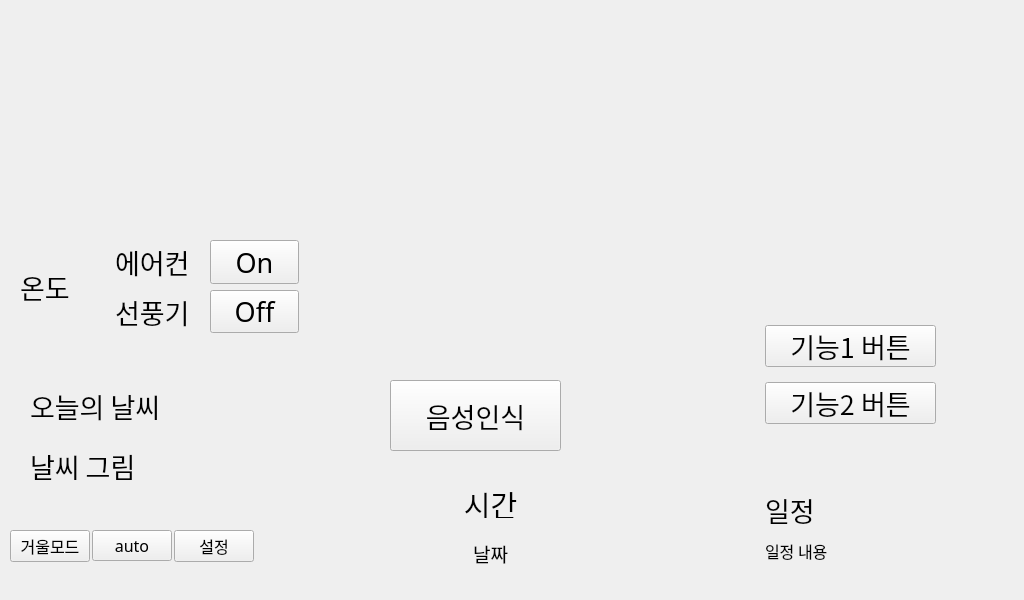
<?xml version="1.0" encoding="UTF-8"?>
<ui version="4.0">
 <class>UI</class>
 <widget class="QWidget" name="UI">
  <property name="geometry">
   <rect>
    <x>0</x>
    <y>0</y>
    <width>1024</width>
    <height>600</height>
   </rect>
  </property>
  <property name="cursor">
   <cursorShape>ArrowCursor</cursorShape>
  </property>
  <property name="windowTitle">
   <string>UI</string>
  </property>
  <widget class="QLabel" name="label_4">
   <property name="geometry">
    <rect>
     <x>30</x>
     <y>380</y>
     <width>181</width>
     <height>51</height>
    </rect>
   </property>
   <property name="font">
    <font>
     <family>HY헤드라인M</family>
     <pointsize>20</pointsize>
    </font>
   </property>
   <property name="text">
    <string>오늘의 날씨</string>
   </property>
  </widget>
  <widget class="QLabel" name="label_5">
   <property name="geometry">
    <rect>
     <x>30</x>
     <y>440</y>
     <width>181</width>
     <height>51</height>
    </rect>
   </property>
   <property name="font">
    <font>
     <family>HY헤드라인M</family>
     <pointsize>20</pointsize>
    </font>
   </property>
   <property name="text">
    <string>날씨 그림</string>
   </property>
  </widget>
  <widget class="QPushButton" name="pushButton_3">
   <property name="geometry">
    <rect>
     <x>390</x>
     <y>380</y>
     <width>171</width>
     <height>71</height>
    </rect>
   </property>
   <property name="font">
    <font>
     <family>HY헤드라인M</family>
     <pointsize>20</pointsize>
    </font>
   </property>
   <property name="text">
    <string>음성인식</string>
   </property>
  </widget>
  <widget class="QWidget" name="layoutWidget">
   <property name="geometry">
    <rect>
     <x>10</x>
     <y>530</y>
     <width>308</width>
     <height>44</height>
    </rect>
   </property>
   <layout class="QHBoxLayout" name="horizontalLayout">
    <property name="spacing">
     <number>2</number>
    </property>
    <property name="sizeConstraint">
     <enum>QLayout::SetFixedSize</enum>
    </property>
    <item>
     <widget class="QPushButton" name="MirrorButton1">
      <property name="font">
       <font>
        <family>HY헤드라인M</family>
        <pointsize>12</pointsize>
       </font>
      </property>
      <property name="text">
       <string>거울모드</string>
      </property>
     </widget>
    </item>
    <item>
     <widget class="QPushButton" name="pushButton_8">
      <property name="font">
       <font>
        <family>HY헤드라인M</family>
        <pointsize>12</pointsize>
       </font>
      </property>
      <property name="text">
       <string>auto</string>
      </property>
     </widget>
    </item>
    <item>
     <widget class="QPushButton" name="pushButton_9">
      <property name="font">
       <font>
        <family>HY헤드라인M</family>
        <pointsize>12</pointsize>
       </font>
      </property>
      <property name="text">
       <string>설정</string>
      </property>
     </widget>
    </item>
   </layout>
  </widget>
  <widget class="QWidget" name="layoutWidget">
   <property name="geometry">
    <rect>
     <x>20</x>
     <y>240</y>
     <width>279</width>
     <height>93</height>
    </rect>
   </property>
   <layout class="QGridLayout" name="gridLayout">
    <item row="0" column="0" rowspan="2">
     <widget class="QLabel" name="ULtemperature">
      <property name="font">
       <font>
        <family>HY헤드라인M</family>
        <pointsize>20</pointsize>
       </font>
      </property>
      <property name="text">
       <string>온도</string>
      </property>
     </widget>
    </item>
    <item row="0" column="1">
     <widget class="QLabel" name="label_2">
      <property name="font">
       <font>
        <family>HY헤드라인M</family>
        <pointsize>20</pointsize>
       </font>
      </property>
      <property name="text">
       <string>에어컨</string>
      </property>
     </widget>
    </item>
    <item row="0" column="2">
     <widget class="QPushButton" name="AirButton">
      <property name="font">
       <font>
        <family>HY헤드라인M</family>
        <pointsize>20</pointsize>
       </font>
      </property>
      <property name="text">
       <string>On</string>
      </property>
     </widget>
    </item>
    <item row="1" column="1">
     <widget class="QLabel" name="label_3">
      <property name="font">
       <font>
        <family>HY헤드라인M</family>
        <pointsize>20</pointsize>
       </font>
      </property>
      <property name="text">
       <string>선풍기</string>
      </property>
     </widget>
    </item>
    <item row="1" column="2">
     <widget class="QPushButton" name="FanButton">
      <property name="font">
       <font>
        <family>HY헤드라인M</family>
        <pointsize>20</pointsize>
       </font>
      </property>
      <property name="text">
       <string>Off</string>
      </property>
     </widget>
    </item>
   </layout>
  </widget>
  <widget class="QWidget" name="layoutWidget">
   <property name="geometry">
    <rect>
     <x>760</x>
     <y>490</y>
     <width>231</width>
     <height>78</height>
    </rect>
   </property>
   <layout class="QVBoxLayout" name="verticalLayout_2">
    <property name="spacing">
     <number>15</number>
    </property>
    <property name="leftMargin">
     <number>5</number>
    </property>
    <property name="topMargin">
     <number>5</number>
    </property>
    <property name="rightMargin">
     <number>5</number>
    </property>
    <property name="bottomMargin">
     <number>5</number>
    </property>
    <item>
     <widget class="QLabel" name="label_6">
      <property name="font">
       <font>
        <family>HY헤드라인M</family>
        <pointsize>20</pointsize>
       </font>
      </property>
      <property name="text">
       <string>일정</string>
      </property>
     </widget>
    </item>
    <item>
     <widget class="QLabel" name="label_7">
      <property name="font">
       <font>
        <family>HY헤드라인M</family>
        <pointsize>12</pointsize>
       </font>
      </property>
      <property name="text">
       <string>일정 내용</string>
      </property>
      <property name="alignment">
       <set>Qt::AlignLeading|Qt::AlignLeft|Qt::AlignTop</set>
      </property>
     </widget>
    </item>
   </layout>
  </widget>
  <widget class="QWidget" name="layoutWidget">
   <property name="geometry">
    <rect>
     <x>760</x>
     <y>320</y>
     <width>181</width>
     <height>109</height>
    </rect>
   </property>
   <layout class="QVBoxLayout" name="verticalLayout_3">
    <property name="spacing">
     <number>15</number>
    </property>
    <property name="leftMargin">
     <number>5</number>
    </property>
    <property name="topMargin">
     <number>5</number>
    </property>
    <property name="rightMargin">
     <number>5</number>
    </property>
    <property name="bottomMargin">
     <number>5</number>
    </property>
    <item>
     <widget class="QPushButton" name="pushButton_4">
      <property name="font">
       <font>
        <family>HY헤드라인M</family>
        <pointsize>20</pointsize>
       </font>
      </property>
      <property name="text">
       <string>기능1 버튼</string>
      </property>
     </widget>
    </item>
    <item>
     <widget class="QPushButton" name="pushButton_5">
      <property name="font">
       <font>
        <family>HY헤드라인M</family>
        <pointsize>20</pointsize>
       </font>
      </property>
      <property name="text">
       <string>기능2 버튼</string>
      </property>
     </widget>
    </item>
   </layout>
  </widget>
  <widget class="QWidget" name="layoutWidget">
   <property name="geometry">
    <rect>
     <x>390</x>
     <y>490</y>
     <width>201</width>
     <height>77</height>
    </rect>
   </property>
   <layout class="QVBoxLayout" name="verticalLayout">
    <property name="spacing">
     <number>21</number>
    </property>
    <item>
     <widget class="QLabel" name="TimeLabel">
      <property name="font">
       <font>
        <family>HY헤드라인M</family>
        <pointsize>22</pointsize>
       </font>
      </property>
      <property name="text">
       <string>시간</string>
      </property>
      <property name="alignment">
       <set>Qt::AlignCenter</set>
      </property>
     </widget>
    </item>
    <item>
     <widget class="QLabel" name="DateLabel">
      <property name="font">
       <font>
        <family>HY헤드라인M</family>
        <pointsize>14</pointsize>
       </font>
      </property>
      <property name="text">
       <string>날짜</string>
      </property>
      <property name="alignment">
       <set>Qt::AlignCenter</set>
      </property>
     </widget>
    </item>
   </layout>
  </widget>
 </widget>
 <resources/>
 <connections/>
</ui>
